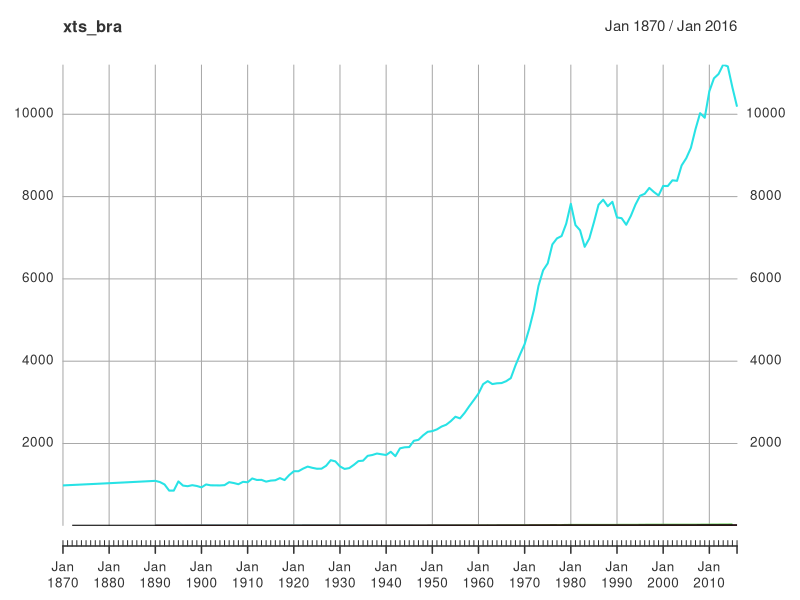
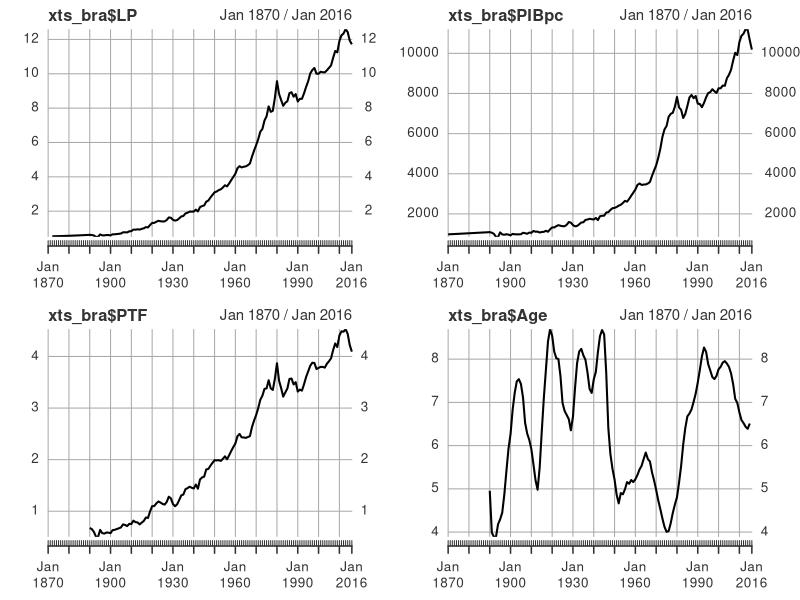
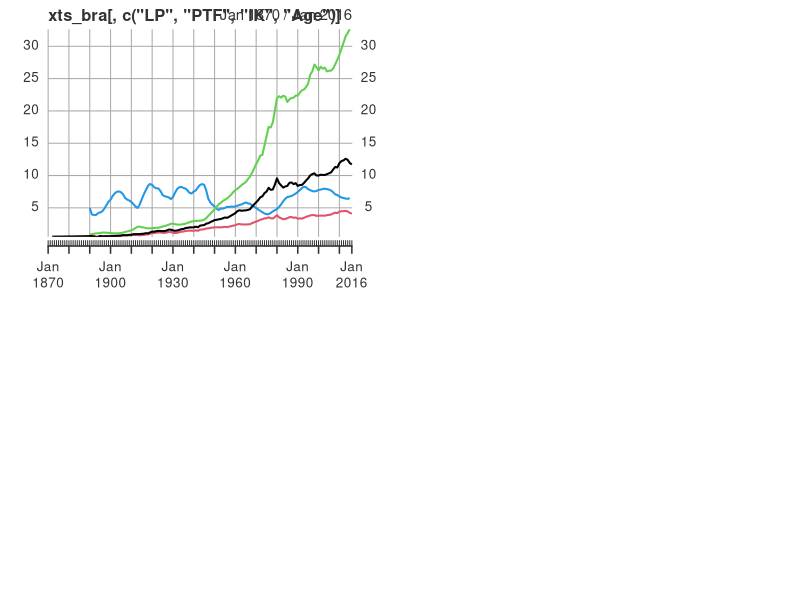

Recreate these plots in R, in order.
## ---- chunk 1
knitr::opts_chunk$set(echo = TRUE, message = FALSE,
                      fig.width = 10, fig.height = 6)
## ---- chunk 2
library(readxl)
library(xts)
## ---- chunk 3
dados_bra <- as.data.frame(read_excel("TSBRA.xlsx"))
startDate <- dados_bra[1,1] # extrair datas da primeira coluna
endDate <- dados_bra[nrow(dados_bra), 1]
startDate
endDate
## ---- chunk 4
xts_bra <- xts(dados_bra[,-1], order.by = as.yearmon(dados_bra[,1]))
head(xts_bra)
## ---- chunk 5
plot(xts_bra)
## ---- chunk 6
layout(matrix(1:4, nrow = 2, ncol = 2))
plot(xts_bra$LP)
plot(xts_bra$PTF)
plot(xts_bra$PIBpc)
plot(xts_bra$Age)
## ---- chunk 7
plot(xts_bra[, c("LP", "PTF", "IK", "Age")]) 
#plot(xts_bra[, c(1:4)])
## ---- chunk 8
#plot(xts_bra[, c("LP", "PTF", "IK", "Age")],
     #main="Composantes du PIB/pc")
